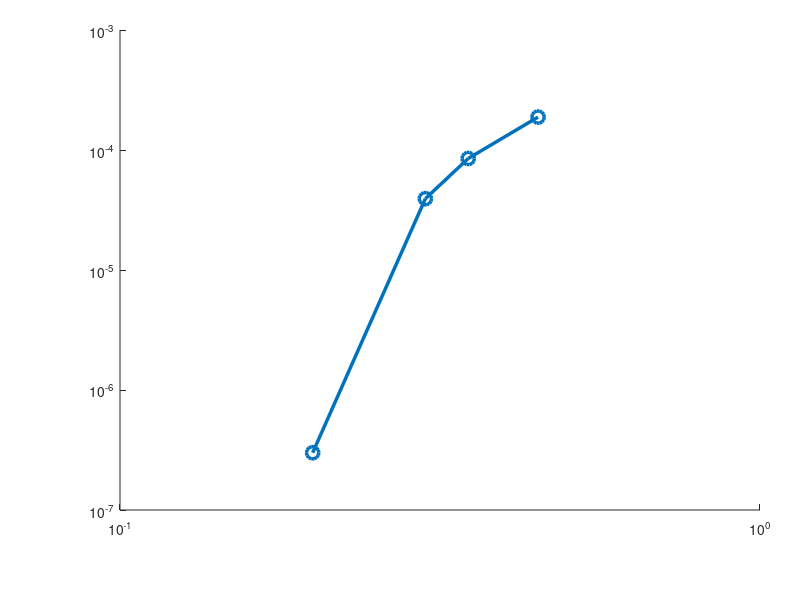

Write MATLAB code to recreate this figure. (Note: this script raises an error after producing the figure.)
load("mesh.mat");
axes1 = axes('Position',[0.15 0.15 0.8 0.8]);
hold(axes1,'on');
loglog1 = loglog(meshSi8(1:4),abs(ErrSi8(1:4)),'-o','LineWidth',2.5,'MarkerSize',9);
loglog1.MarkerFaceColor = [0 0.4470 0.7410];
hold on;
loglog2 = loglog(meshC8(1:4),abs(ErrC8(1:4)),'-pentagram','LineStyle','-.','LineWidth',2.5,'MarkerSize',9);
loglog2.MarkerFaceColor = [0.8500 0.3250 0.0980];
hold on;
loglog3 = loglog(meshLi4H4(1:4),abs(ErrLi4H4(1:4)),'-^','LineStyle',':', 'Color', '[0.4660 0.6740 0.1880]','LineWidth',2.5,'MarkerSize',9);
loglog3.MarkerFaceColor = [0.4660 0.6740 0.1880];
set(loglog1,'DisplayName','Si');
set(loglog2,'DisplayName','C');
set(loglog3,'DisplayName','LiH');
ylabel({'Error (ha/atom)'});
xlabel('$h$ (bohr)','Interpreter','latex');
box(axes1,'on');
grid(axes1,'on');
hold(axes1,'off');
set(axes1,'FontName','Times New Roman','FontSize',24,'XDir','reverse','XMinorTick','on','XScale','log','XTick',...
    [0.01 0.05 0.1 0.2 0.3],'YMinorTick','on','YScale','log');
xticks([0.15 0.25 0.35 0.45]);
ylim([1e-7, 1e-2])
set(gcf, 'position', [10 10 670 420]);
set(gca, 'position', [0.16 0.22 0.7164 0.7143]);
legend1 = legend(axes1,'show');
set(legend1,'FontSize',24);
